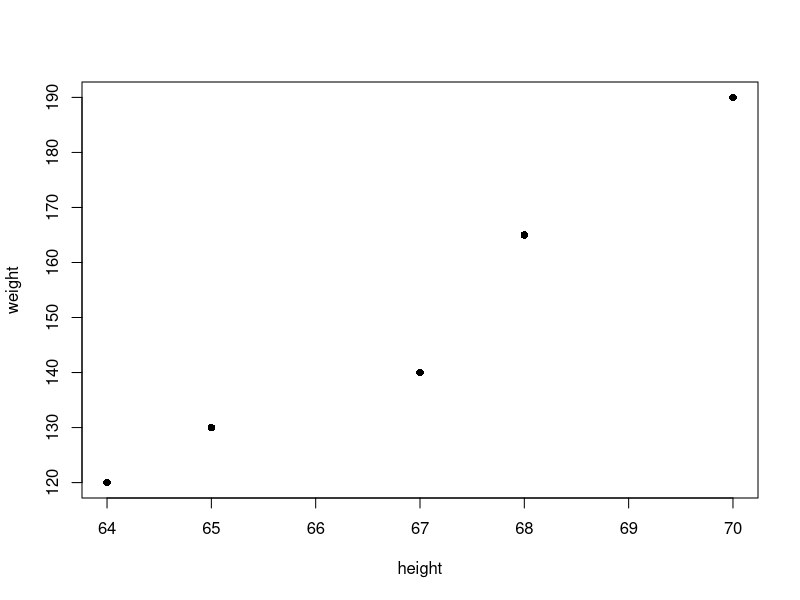
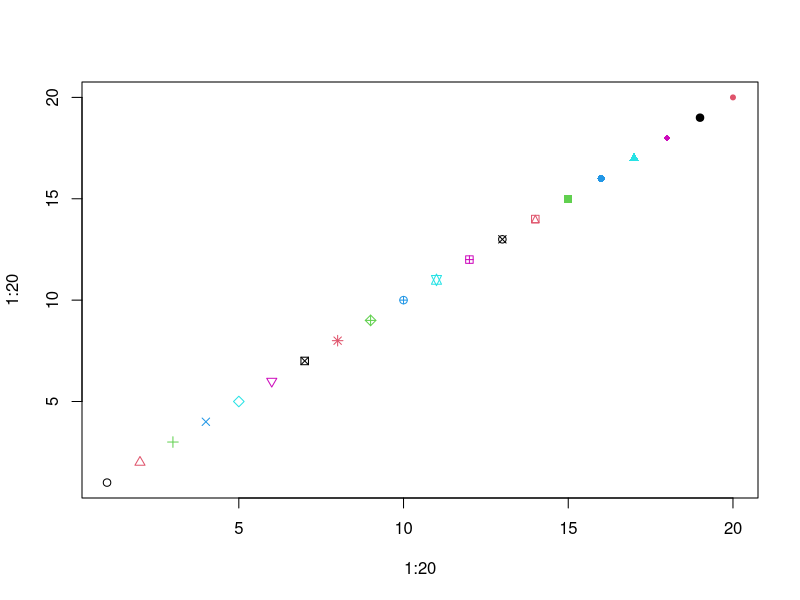
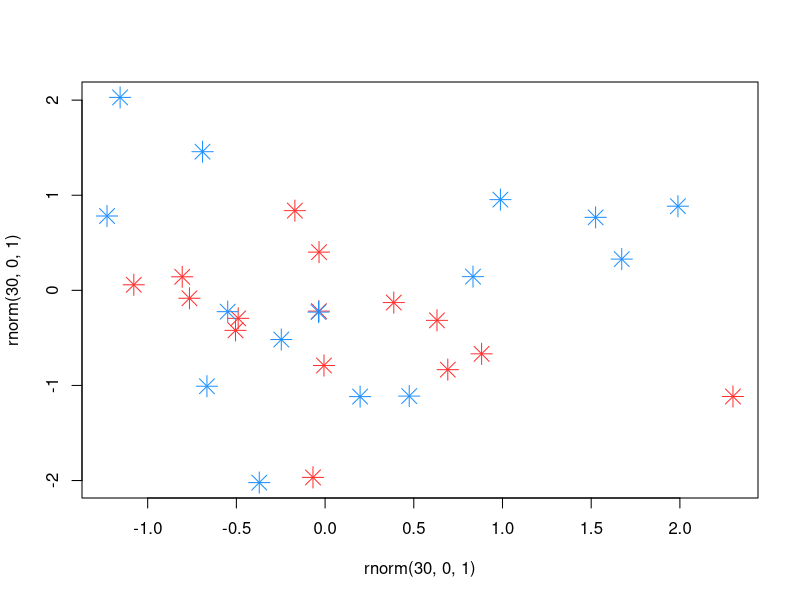
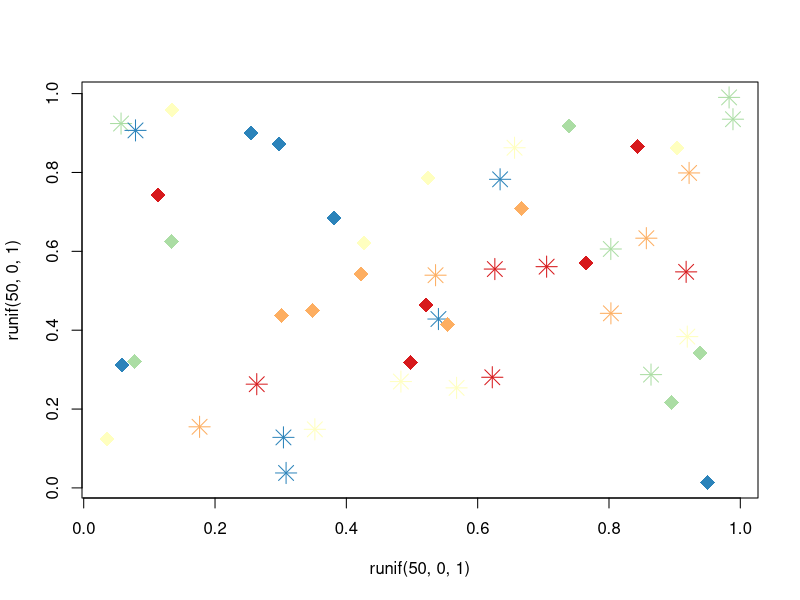
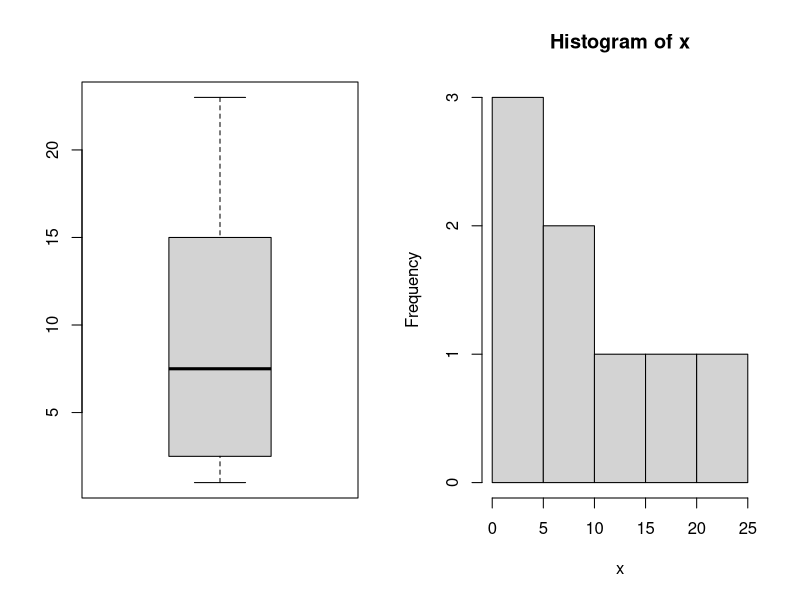

Here is the R script that generated these plots, in order:
## ---- chunk 1
1+2
3*5
pi
3.5^3
sqrt(9)
## ---- chunk 2
height<-c(64, 67, 68, 70, 65)
weight<-c(120, 140, 165, 190, 130)
summary(height)
weight
height
dat1=cbind(weight, height)
dat1
## ---- chunk 3
plot(weight~height, data=dat1, pch=16)
## ---- chunk 4
plot(1:20, 1:20, pch=1:20, col=1:6)
## ---- chunk 5
plot(rnorm(30, 0, 1), rnorm(30, 0, 1), pch=8, cex=2, col=c("dodgerblue1", "firebrick1"))
## ---- chunk 6
library(RColorBrewer)
col.use=brewer.pal(5, "Spectral")
plot(runif(50, 0, 1), runif(50, 0, 1), pch=c(8, 18), cex=2, col=col.use)

## ---- chunk 7
1:20 # Integers from 1 to 20.
-4:5 # Integers from -4 to 5
5:1  # Integers from 5 to 1
seq(0,1, len=20) # 20 numbers equally spaced between 0 and 1. 
## ---- chunk 8
rep(c(1,2,3), each=3)
rep(c(2,4,6), 4)
## ---- chunk 9
x <- c(1, 23, 2, 3, 12, 18, 6, 9)
x
mean(x)
median(x)
var(x)
par(mfrow=c(1,2))
boxplot(x)
hist(x)
## ---- chunk 10
A= matrix(1:16, nrow=4,ncol=4)
A
## ---- chunk 11
A[2,3]
## ---- chunk 12
A[c(1,3), c(2,4)]
A[1:3, 2:4]
A[1:2, ]
A[, 3:4]
## ---- chunk 13
A[1,]
## ---- chunk 14
A[-c(1,3),]
## ---- chunk 15
dim(A)
